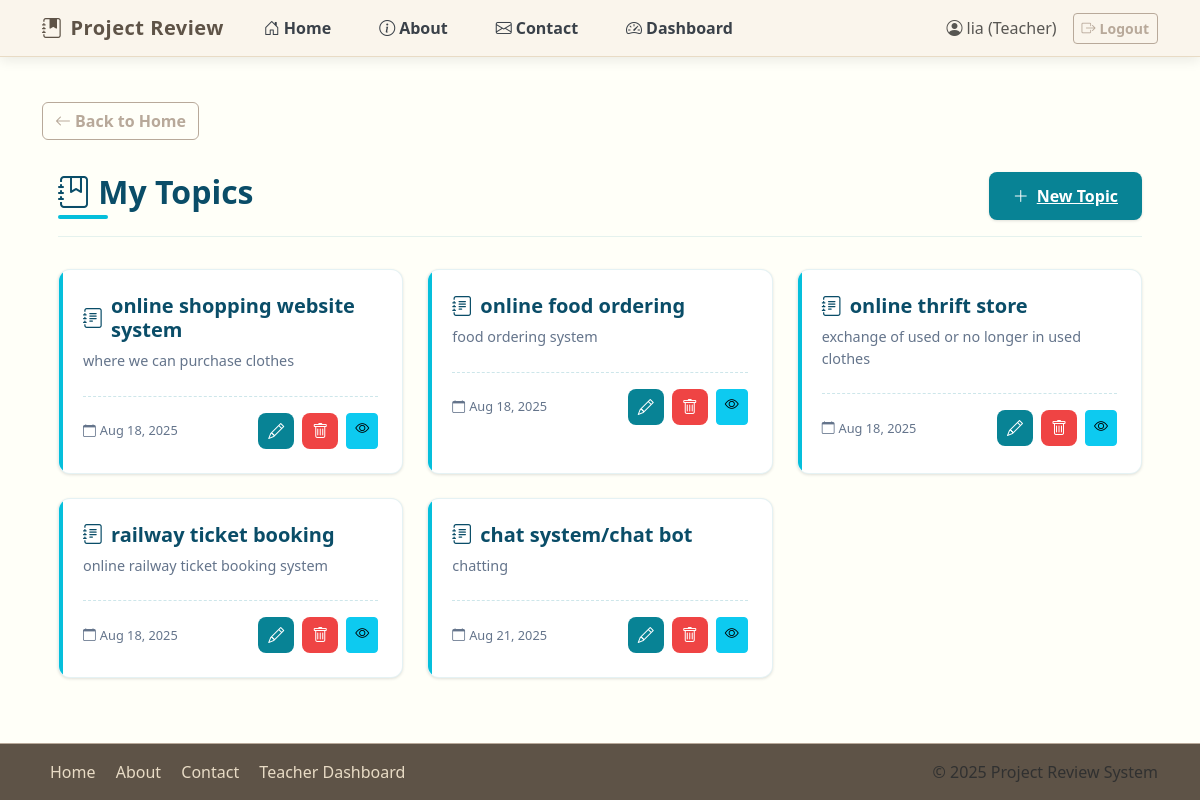
The app's page /topics/ (signed in), older data.
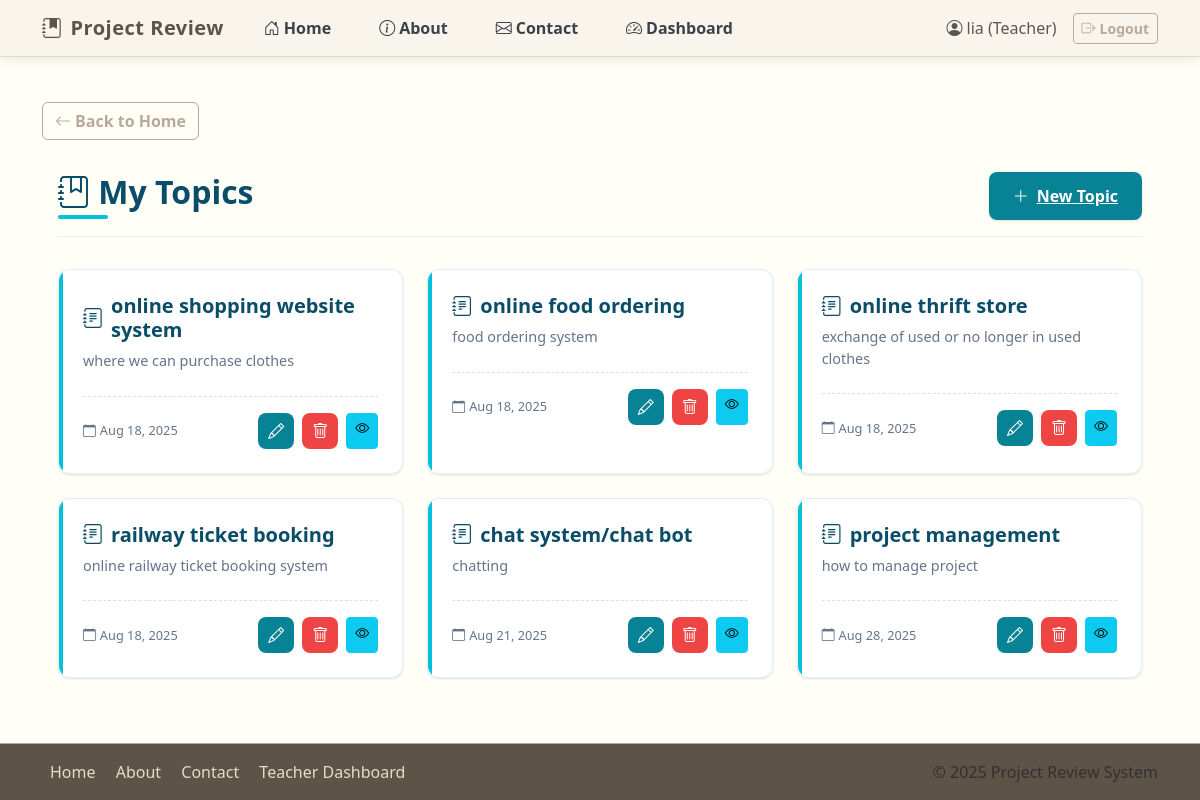
The same page, newer data.
### project_review_app/models.py (models this page shows, shortened)
class Topic(models.Model):
    title = models.CharField(max_length=255)
    description = models.TextField(blank=True)
    created_by = models.ForeignKey(
        settings.AUTH_USER_MODEL,
        on_delete=models.SET_NULL,
        null=True,
        blank=True,
        related_name="topics_created"
    )
    teacher = models.ForeignKey(
        settings.AUTH_USER_MODEL,
        on_delete=models.SET_NULL,
        null=True,
        blank=True,
        related_name="topics_assigned"
    )
    created_at = models.DateTimeField(auto_now_add=True)

### project_review_app/views.py (the view)
    def wrapper(request, *args, **kwargs):
        if not request.user.is_authenticated:
            return redirect('login')
        if not request.user.is_teacher:
            raise PermissionDenied("Only teachers can access this page")
        return view_func(request, *args, **kwargs)

### project_review_app/models.py (called while the page is built)
    @property
    def is_teacher(self):
        return self.role == 'teacher'

### project_review_app/views.py (called while the page is built)
def teacher_required(view_func):
    def wrapper(request, *args, **kwargs):
        if not request.user.is_authenticated:
            return redirect('login')
        if not request.user.is_teacher:
            raise PermissionDenied("Only teachers can access this page")
        return view_func(request, *args, **kwargs)
    return wrapper

@teacher_required
def topics_list(request):
    topics = Topic.objects.filter(created_by=request.user)
    return render(request, 'teacher/topics_list.html', {'topics': topics, 'title': 'My Topics'})

### templates/teacher/topics_list.html (shortened to what this page needs)
{% extends "base.html" %}
{% load static %}
{% block content %}
<div class="topics-container">
    <div class="topics-header">
        <h1 class="topics-title">
            <i class="bi bi-journal-bookmark"></i> My Topics
        </h1>
        <a href="{% url 'create_topic' %}" class="btn-create d-none d-md-inline-flex">
            <i class="bi bi-plus-lg"></i> New Topic
        </a>
    </div>
    <div class="topics-grid">
        {% if topics %}
            {% for topic in topics %}
            <div class="topic-card">
                <div class="topic-card-content">
                    <h3 class="topic-title">
                        <i class="bi bi-journal-text"></i> {{ topic.title }}
                    </h3>
                    <p class="topic-description">
                        {{ topic.description|default:"No description provided" }}
                    </p>
                    <div class="topic-meta">
                        <span class="topic-date">
                            <i class="bi bi-calendar"></i> {{ topic.created_at|date:"M d, Y" }}
                        </span>
                        <div class="topic-actions">
                            <a href="{% url 'edit_topic' topic.pk %}" class="action-btn btn-edit"
                               data-bs-toggle="tooltip" title="Edit">
                                <i class="bi bi-pencil"></i>
                            </a>
                            <a href="{% url 'delete_topic' topic.pk %}" class="action-btn btn-delete"
                               data-bs-toggle="tooltip" title="Delete">
                                <i class="bi bi-trash"></i>
                            </a>
                            <a href="{% url 'topic_detail' topic.id %}" class="btn btn-info btn-sm"
                               data-bs-toggle="tooltip" title="View">
                                <i class="bi bi-eye"></i>
                            </a>
                        </div>
                    </div>
                </div>
            </div>
            {% endfor %}
        {% endif %}
    </div>
</div>
{% endblock %}

Row changes from the older to the newer data that the page shows:
added Topic: title "project management", description "how to manage project", created_at "Aug 28, 2025"
